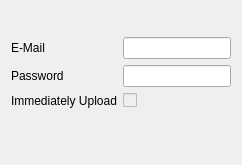
         <widget class="QWidget" name="clublogSyncQSLTab">
          <attribute name="title">
           <string>ClubLog</string>
          </attribute>
          <layout class="QFormLayout" name="formLayout_14">
           <item row="0" column="1">
            <spacer name="verticalSpacer_12">
             <property name="orientation">
              <enum>Qt::Vertical</enum>
             </property>
             <property name="sizeType">
              <enum>QSizePolicy::Fixed</enum>
             </property>
             <property name="sizeHint" stdset="0">
              <size>
               <width>20</width>
               <height>20</height>
              </size>
             </property>
            </spacer>
           </item>
           <item row="1" column="0">
            <widget class="QLabel" name="clublogEmailLabel">
             <property name="text">
              <string>E-Mail</string>
             </property>
            </widget>
           </item>
           <item row="1" column="1">
            <widget class="QLineEdit" name="clublogEmailEdit"/>
           </item>
           <item row="2" column="0">
            <widget class="QLabel" name="clublogPasswordLabel">
             <property name="text">
              <string>Password</string>
             </property>
            </widget>
           </item>
           <item row="2" column="1">
            <widget class="QLineEdit" name="clublogPasswordEdit">
             <property name="echoMode">
              <enum>QLineEdit::Password</enum>
             </property>
            </widget>
           </item>
           <item row="4" column="1">
            <spacer name="verticalSpacer_13">
             <property name="orientation">
              <enum>Qt::Vertical</enum>
             </property>
             <property name="sizeHint" stdset="0">
              <size>
               <width>20</width>
               <height>40</height>
              </size>
             </property>
            </spacer>
           </item>
           <item row="3" column="1">
            <widget class="QCheckBox" name="clublogUploadImmediatelyCheckbox">
             <property name="enabled">
              <bool>false</bool>
             </property>
             <property name="toolTip">
              <string>QSOs are uploaded immediately</string>
             </property>
             <property name="text">
              <string notr="true"/>
             </property>
            </widget>
           </item>
           <item row="3" column="0">
            <widget class="QLabel" name="clublogUploadImmediatelyLabel">
             <property name="text">
              <string>Immediately Upload</string>
             </property>
            </widget>
           </item>
          </layout>
         </widget>
